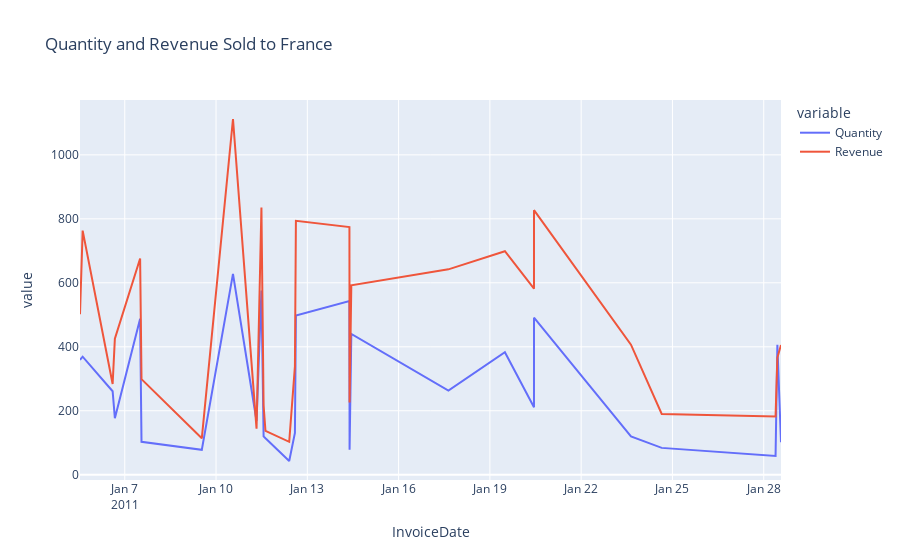

Notebook code for this chart:
### Code cell
import plotly.express as px

# Filtrar los datos para Francia y el rango de fechas
data_fr = df[(df.Country == 'France') & (df.InvoiceDate >= '2011-01-01') & (df.InvoiceDate <= '2011-01-31')]

# Agrupar los datos por fecha y sumar las cantidades y los ingresos
data_grouped = data_fr.groupby('InvoiceDate').agg({'Quantity': 'sum', 'Revenue': 'sum'}).reset_index()

# Crear el gráfico de línea interactivo
fig = px.line(data_grouped, x='InvoiceDate', y=['Quantity', 'Revenue'], title='Quantity and Revenue Sold to France')
fig.show()

### Figure 1 — Plotly figure (JSON) as saved in the notebook; plotly's stock layout.template omitted (floating-point values rounded to 4 significant figures)
{"data": [{"hovertemplate": "variable=Quantity<br>InvoiceDate=%{x}<br>value=%{y}<extra></extra>", "legendgroup": "Quantity", "line": {"color": "#636efa", "dash": "solid"}, "marker": {"symbol": "circle"}, "mode": "lines", "name": "Quantity", "orientation": "v", "showlegend": true, "type": "scatter", "x": ["2011-01-05T12:42:00", "2011-01-05T14:48:00", "2011-01-06T14:26:00", "2011-01-06T16:12:00", "2011-01-07T12:07:00", "2011-01-07T13:13:00", "2011-01-09T12:46:00", "2011-01-10T13:22:00", "2011-01-11T07:57:00", "2011-01-11T11:48:00", "2011-01-11T13:31:00", "2011-01-11T15:00:00", "2011-01-12T09:43:00", "2011-01-12T14:13:00", "2011-01-12T15:00:00", "2011-01-14T09:13:00", "2011-01-14T09:20:00", "2011-01-14T10:42:00", "2011-01-17T15:17:00", "2011-01-19T11:51:00", "2011-01-20T10:47:00", "2011-01-20T10:48:00", "2011-01-23T15:17:00", "2011-01-24T15:32:00", "2011-01-28T09:20:00", "2011-01-28T10:45:00", "2011-01-28T13:37:00"], "xaxis": "x", "y": [359, 369, 261, 177, 488, 103, 78, 628, 168, 576, 120, 114, 43, 131, 498, 543, 78, 440, 263, 383, 211, 491, 120, 84, 59, 406, 102], "yaxis": "y"}, {"hovertemplate": "variable=Revenue<br>InvoiceDate=%{x}<br>value=%{y}<extra></extra>", "legendgroup": "Revenue", "line": {"color": "#EF553B", "dash": "solid"}, "marker": {"symbol": "circle"}, "mode": "lines", "name": "Revenue", "orientation": "v", "showlegend": true, "type": "scatter", "x": ["2011-01-05T12:42:00", "2011-01-05T14:48:00", "2011-01-06T14:26:00", "2011-01-06T16:12:00", "2011-01-07T12:07:00", "2011-01-07T13:13:00", "2011-01-09T12:46:00", "2011-01-10T13:22:00", "2011-01-11T07:57:00", "2011-01-11T11:48:00", "2011-01-11T13:31:00", "2011-01-11T15:00:00", "2011-01-12T09:43:00", "2011-01-12T14:13:00", "2011-01-12T15:00:00", "2011-01-14T09:13:00", "2011-01-14T09:20:00", "2011-01-14T10:42:00", "2011-01-17T15:17:00", "2011-01-19T11:51:00", "2011-01-20T10:47:00", "2011-01-20T10:48:00", "2011-01-23T15:17:00", "2011-01-24T15:32:00", "2011-01-28T09:20:00", "2011-01-28T10:45:00", "2011-01-28T13:37:00"], "xaxis": "x", "y": [502.1, 763.1, 283.8, 425.2, 676.2, 298.9, 114, 1112.0, 144, 835.2, 216.5, 136.9, 102.9, 338.7, 794.0, 774.2, 225.9, 592.3, 642.1, 698.8, 581.5, 827.1, 406.5, 190.2, 182.4, 365.6, 405.8], "yaxis": "y"}], "layout": {"legend": {"title": {"text": "variable"}, "tracegroupgap": 0}, "title": {"text": "Quantity and Revenue Sold to France"}, "xaxis": {"anchor": "y", "domain": [0, 1], "title": {"text": "InvoiceDate"}}, "yaxis": {"anchor": "x", "domain": [0, 1], "title": {"text": "value"}}}}
